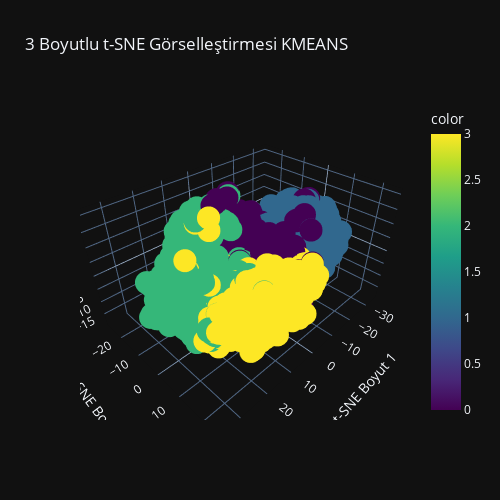

Notebook code for this chart:
### Code cell
# DataFrame
df_tsne = pd.DataFrame({
    'tsne1': X_tsne[:, 0],
    'tsne2': X_tsne[:, 1],
    'tsne3': X_tsne[:, 2],
    'label': y_train
})

# Etkileşimli 3B scatter plot
fig = px.scatter_3d(df_tsne, x='tsne1', y='tsne2', z='tsne3',
                    color=clusters_kmeans,
                    title='3 Boyutlu t-SNE Görselleştirmesi KMEANS',
                    labels={'tsne1': 't-SNE Boyut 1',
                            'tsne2': 't-SNE Boyut 2',
                            'tsne3': 't-SNE Boyut 3'},
                    color_continuous_scale='viridis')

fig.update_layout(
    width=500,  # piksel cinsinden genişlik
    height=500, # piksel cinsinden yükseklik
    autosize=False  # otomatik boyutlandırmayı kapat
)


fig.write_image("3d_tsne_gorseli_kmeans.png")

fig.show()

### Figure 1 — Plotly figure (JSON) as saved in the notebook; plotly's stock layout.template omitted (floating-point values rounded to 4 significant figures; data arrays with more than 128 entries replaced by an {"elided": "..."} marker saying what was removed)
{"data": [{"hovertemplate": "t-SNE Boyut 1=%{x}<br>t-SNE Boyut 2=%{y}<br>t-SNE Boyut 3=%{z}<br>color=%{marker.color}<extra></extra>", "legendgroup": "", "marker": {"color": {"elided": "6348 int values"}, "coloraxis": "coloraxis", "symbol": "circle"}, "mode": "markers", "name": "", "scene": "scene", "showlegend": false, "x": {"elided": "6348 float values"}, "y": {"elided": "6348 float values"}, "z": {"elided": "6348 float values"}, "type": "scatter3d"}], "layout": {"scene": {"domain": {"x": [0.0, 1.0], "y": [0.0, 1.0]}, "xaxis": {"title": {"text": "t-SNE Boyut 1"}}, "yaxis": {"title": {"text": "t-SNE Boyut 2"}}, "zaxis": {"title": {"text": "t-SNE Boyut 3"}}}, "coloraxis": {"colorbar": {"title": {"text": "color"}}, "colorscale": [[0.0, "#440154"], [0.1111, "#482878"], [0.2222, "#3e4989"], [0.3333, "#31688e"], [0.4444, "#26828e"], [0.5556, "#1f9e89"], [0.6667, "#35b779"], [0.7778, "#6ece58"], [0.8889, "#b5de2b"], [1.0, "#fde725"]]}, "legend": {"tracegroupgap": 0}, "title": {"text": "3 Boyutlu t-SNE Görselleştirmesi KMEANS"}, "width": 500, "height": 500, "autosize": false}}
